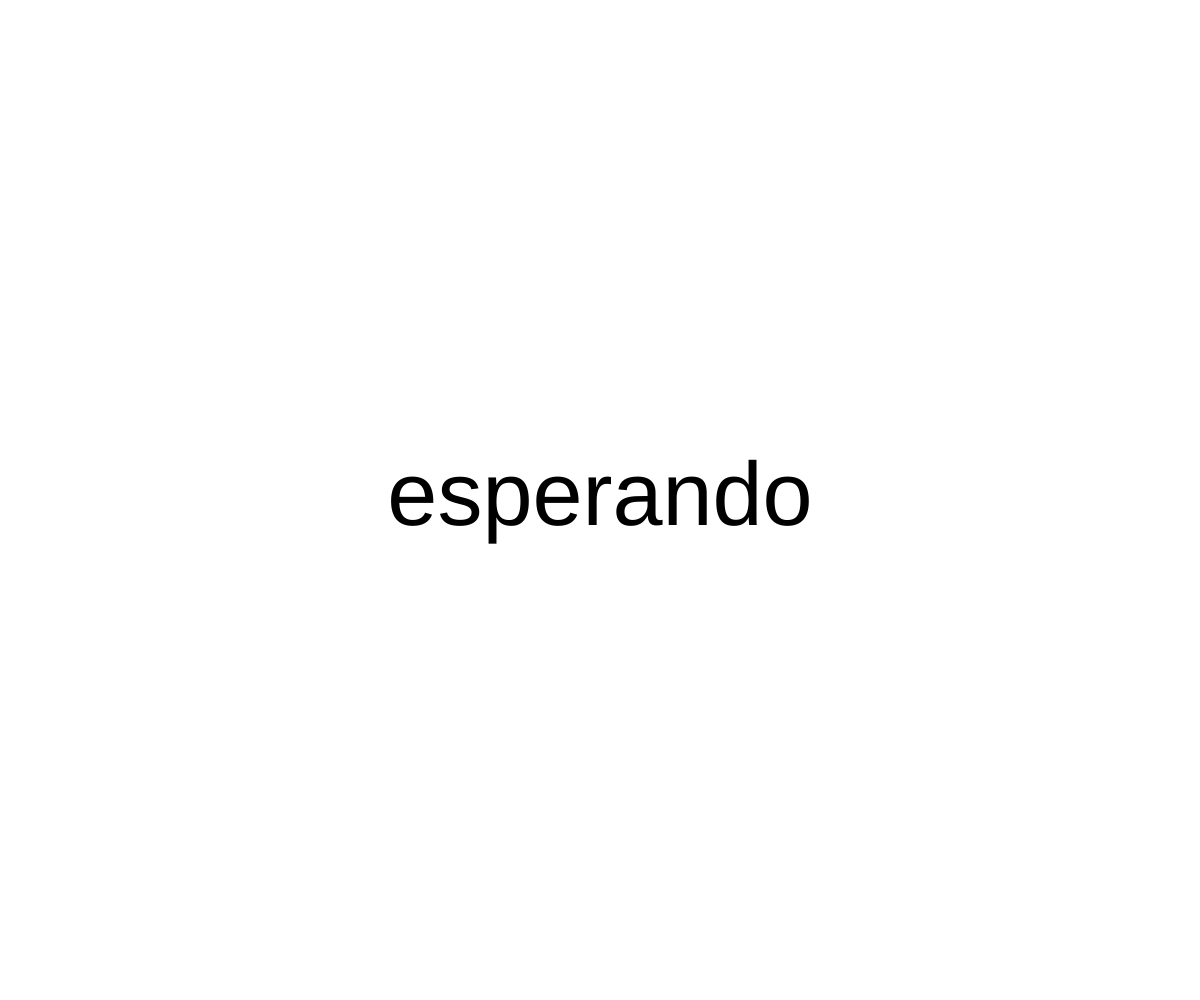
Frame 1 (no input)
Frame 60 (no input): identical to frame 1, image omitted
Frame 120 (the mouse pressed at the canvas centre since frame 60): identical to frame 1, image omitted

The p5.js sketch that drew this single still picture (run headless with seeded random() and noise() and a simulated clock; from frame 60 on, the mouse is pressed at the canvas centre):

// p5.js sketch
// ── sketch.js
// tenemos 5 "estadosAnimo"


let estadosAnimo = [
    "ESTADO_ANIMO_1",
    "ESTADO_ANIMO_2",
    "ESTADO_ANIMO_3",
    "ESTADO_ANIMO_4",
    "ESTADO_ANIMO_5",
]

let estadoAnimoActual = 0

// tenemos 2 estados: 

// 1. esperando elección mood
// 2. mostrando meme

let estadosApp = [
    "ESPERANDO",
    "MEME",
]


let estadoActual = "ESPERANDO"



// si tú eliges un mood

// se muestra un resultado




function setup() {

    textAlign(CENTER,CENTER);

    createCanvas(
        windowWidth,
        windowHeight,
    )

}


function draw() {

    background( 255 )
    textSize(90);

    switch( estadoActual ) {
        case "ESPERANDO":

            text("esperando", width/2, height/2 )

            break;
        case "MEME":
            
            let nombreEstadoAnimo = estadosAnimo[ estadoAnimoActual ]

            text( nombreEstadoAnimo, width/2, height/2 )

            break;
    } 
    
}




// podemos cambiar de mood

function keyPressed() {
    // usar 'key', variable que nos da p5


    switch( key ) {

        case "1":
            estadoActual = "MEME"
            estadoAnimoActual = 0
            break;
        case "2":
            estadoActual = "MEME"
            estadoAnimoActual = 1
            break;
        case "3":
            estadoActual = "MEME"
            estadoAnimoActual = 2
            break;
        case "4":
            estadoActual = "MEME"
            estadoAnimoActual = 3
            break;
        case "5":
            estadoActual = "MEME"
            estadoAnimoActual = 4
            break;
        
        // puedes reiniciar usando la barra espaciadora       
        case " ":
            // estadoActual = estados[0]
            estadoActual = "ESPERANDO"

            console.log("espacio")
            break;

    }

}
// ── textos1.js
let textos1 = [
    "Id pariatur culpa nisi laborum ullamco labore consequat consectetur exercitation ipsum voluptate.",
    "Esse ut voluptate amet ea et consectetur laboris dolor.",
    "Occaecat ipsum fugiat nulla pariatur qui voluptate est minim ea cillum.",
    "Irure incididunt enim et quis eu eiusmod sunt exercitation elit consectetur incididunt ea laboris.",
    "Nisi id ipsum magna ea cillum consequat commodo nostrud sunt voluptate.",
]
// ── textos2.js
let textos2 = [
    "Eu adipisicing nulla nulla minim fugiat aliquip pariatur officia tempor magna occaecat minim velit tempor.",
    "Pariatur incididunt do irure nostrud Lorem fugiat aliquip duis magna id est laborum laborum in.",
    "Sint adipisicing nostrud amet eiusmod sunt adipisicing qui amet pariatur eiusmod fugiat exercitation.",
    "Irure mollit labore est est tempor.",
    "Magna in dolor esse ut ad ad mollit.",
]
// ── textos3.js
let textos3 = [
    "t3: Culpa id enim aute et mollit commodo nisi commodo.",
    "t3: Aute tempor ad sunt duis reprehenderit ut elit.",
    "t3: Cillum veniam voluptate et proident sunt minim occaecat.",
    "t3: Ad non sunt duis laborum.",
    "t3: Mollit aute minim excepteur cillum et sit id sint culpa.",
]
// ── textos4.js
let textos4 = [
    "t4: Aliqua do ut ad Lorem esse mollit irure anim do nostrud.",
    "t4: Voluptate nisi tempor amet do eu sit duis culpa amet culpa magna veniam.",
    "t4: Sunt deserunt do exercitation sunt ut ullamco dolore consectetur.",
    "t4: Dolor cillum cillum officia deserunt nostrud consequat sint eu aute.",
    "t4: Quis nulla laboris mollit est."
]
// ── textos5.js
let textos5 = [
    "Fugiat irure tempor ut veniam aliquip sunt adipisicing cillum Lorem minim anim.",
    "Excepteur laborum fugiat nulla et nostrud dolore.",
    "Deserunt veniam eiusmod ex reprehenderit.",
    "Adipisicing dolore esse laboris deserunt nostrud officia voluptate.",
    "Deserunt velit laborum velit occaecat reprehenderit minim aliqua qui pariatur non reprehenderit voluptate nostrud.",
]
